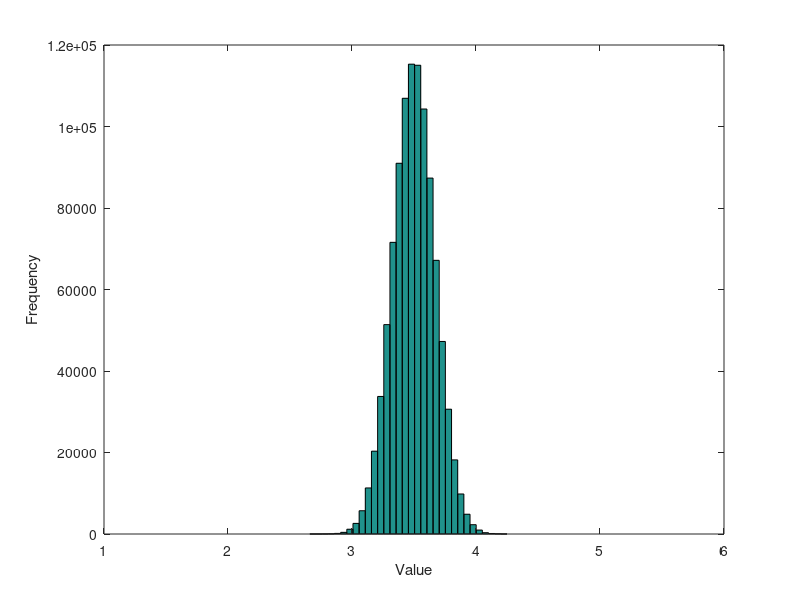

This figure's MATLAB source:
batchSize = 100;
sampleSize=10000;
x = [ ];
for i = 1:sampleSize
    x = [x mean(randi(6,batchSize))];
end
f = figure('visible','off');
hist(x,32);
xlabel('Value');
ylabel('Frequency');
xlim([1 6])
saveas(f, 'Fig_01.pdf');
